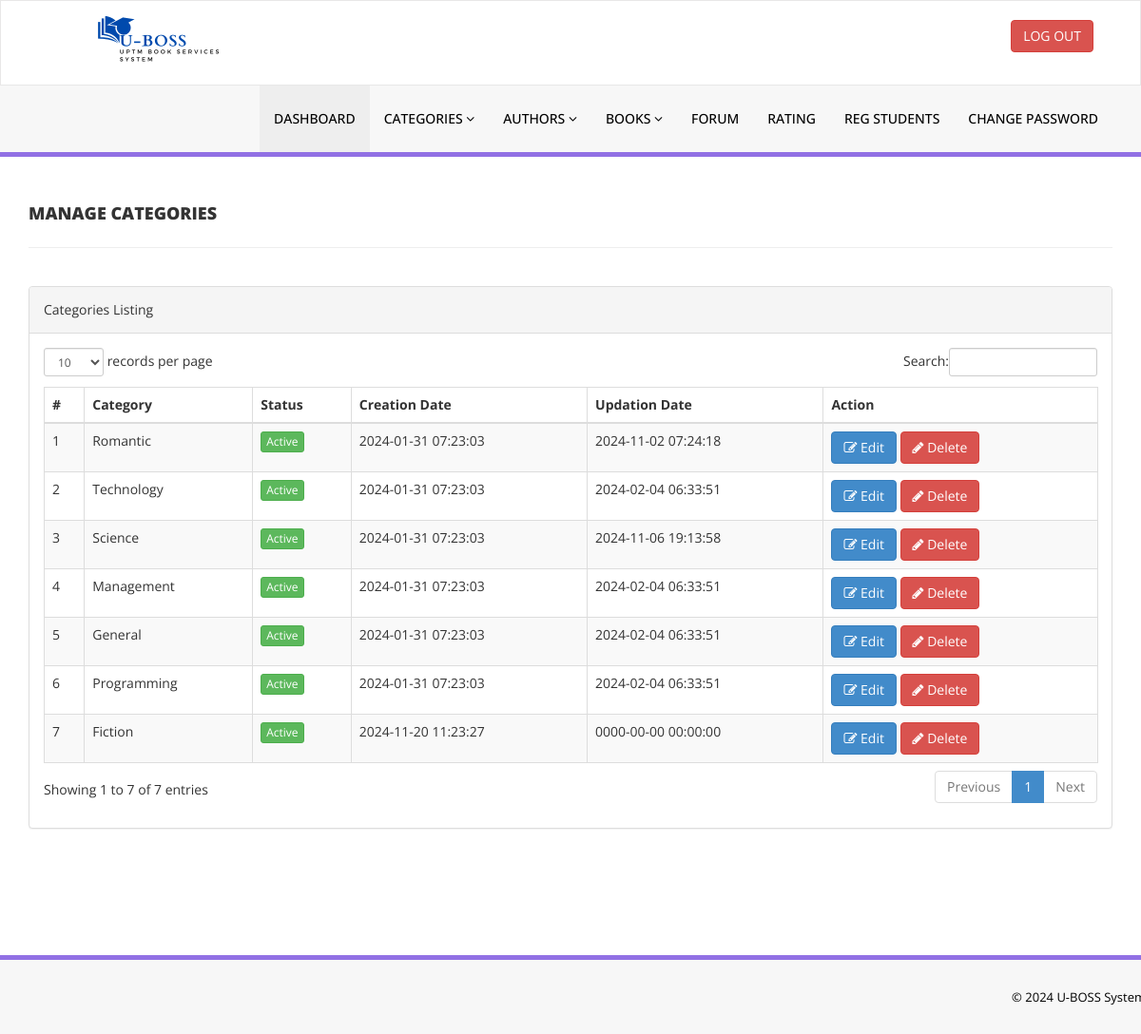
Page /library/admin/manage-categories.php (signed in) on the committed database.
### tables this page shows
CREATE TABLE `tblcategory` (
  `id` int(11) NOT NULL,
  `CategoryName` varchar(150) DEFAULT NULL,
  `Status` int(1) DEFAULT NULL,
  `CreationDate` timestamp NULL DEFAULT current_timestamp(),
  `UpdationDate` timestamp NULL DEFAULT '0000-00-00 00:00:00' ON UPDATE current_timestamp()
);

### library/admin/manage-categories.php (the view, shortened to what this page needs)
<?php
include('includes/config.php');
if(strlen($_SESSION['alogin'])==0)
    {
header('location:index.php');
}
else{
    ?>
<!DOCTYPE html>
<html xmlns="http://www.w3.org/1999/xhtml">
<head>
    <link href="assets/css/bootstrap.css" rel="stylesheet" />
    <link href="assets/css/font-awesome.css" rel="stylesheet" />
    <link href="assets/js/dataTables/dataTables.bootstrap.css" rel="stylesheet" />
    <link href="assets/css/style.css" rel="stylesheet" />
</head>
<body>
<?php include('includes/header.php');?>
    <div class="content-wrapper">
         <div class="container">
        <div class="row pad-botm">
            <div class="col-md-12">
                <h4 class="header-line">Manage Categories</h4>
    </div>
     <div class="row">
</div>
        </div>
            <div class="row">
                <div class="col-md-12">
                    <div class="panel panel-default">
                        <div class="panel-heading">
                           Categories Listing
                        </div>
                        <div class="panel-body">
                            <div class="table-responsive">
                                <table class="table table-striped table-bordered table-hover" id="dataTables-example">
                                    <thead>
                                        <tr>
                                            <th>#</th>
                                            <th>Category</th>
                                            <th>Status</th>
                                            <th>Creation Date</th>
                                            <th>Updation Date</th>
                                            <th>Action</th>
                                        </tr>
                                    </thead>
                                    <tbody>
<?php $sql = "SELECT * from  tblcategory";
$query = $dbh -> prepare($sql);
$query->execute();
$results=$query->fetchAll(PDO::FETCH_OBJ);
$cnt=1;
if($query->rowCount() > 0)
{
foreach($results as $result)
{               ?>
                                        <tr class="odd gradeX">
                                            <td class="center"><?php echo htmlentities($cnt);?></td>
                                            <td class="center"><?php echo htmlentities($result->CategoryName);?></td>
                                            <td class="center"><?php if($result->Status==1) {?>
                                            <a href="#" class="btn btn-success btn-xs">Active</a>
                                            <?php } else {?>
                                            <a href="#" class="btn btn-danger btn-xs">Inactive</a>
                                            <?php } ?></td>
                                            <td class="center"><?php echo htmlentities($result->CreationDate);?></td>
                                            <td class="center"><?php echo htmlentities($result->UpdationDate);?></td>
                                            <td class="center">
                                            <a href="edit-category.php?catid=<?php echo htmlentities($result->id);?>"><button class="btn btn-primary"><i class="fa fa-edit "></i> Edit</button>
                                          <a href="manage-categories.php?del=<?php echo htmlentities($result->id);?>" onclick="return confirm('Are you sure you want to delete?');"" >  <button class="btn btn-danger"><i class="fa fa-pencil"></i> Delete</button>
                                            </td>
                                        </tr>
 <?php $cnt=$cnt+1;}} ?>
                                    </tbody>
                                </table>
                            </div>
                        </div>
                    </div>
                </div>
            </div>
    </div>
    </div>
  <?php include('includes/footer.php');?>
</body>
</html>
<?php } ?>

### library/admin/includes/header.php (shortened to what this page needs)
<div class="navbar navbar-inverse set-radius-zero" >
        <div class="container">
            <div class="navbar-header">
                <a class="navbar-brand">
                    <img src="assets/img/lib.jpg" />
                </a>
            </div>
            <div class="right-div">
                <a href="logout.php" class="btn btn-danger pull-right">LOG OUT</a>
            </div>
        </div>
    </div>
    <section class="menu-section">
        <div class="container">
            <div class="row ">
                <div class="col-md-12">
                    <div class="navbar-collapse collapse ">
                        <ul id="menu-top" class="nav navbar-nav navbar-right">
                            <li><a href="dashboard.php" class="menu-top-active">DASHBOARD</a></li>
                            <li>
                                <a href="#" class="dropdown-toggle" id="ddlmenuItem" data-toggle="dropdown"> Categories <i class="fa fa-angle-down"></i></a>
                            </li>
                            <li>
                                <a href="#" class="dropdown-toggle" id="ddlmenuItem" data-toggle="dropdown"> Authors <i class="fa fa-angle-down"></i></a>
                            </li>
 <li>
                                <a href="#" class="dropdown-toggle" id="ddlmenuItem" data-toggle="dropdown"> Books <i class="fa fa-angle-down"></i></a>
                            </li>
                                <li><a href="adminforum.php">Forum</a></li>
                                 <li><a href="adminrating.php">Rating</a></li>
                             <li><a href="reg-students.php">Reg Students</a></li>
  <li><a href="change-password.php">Change Password</a></li>
                        </ul>
                    </div>
                </div>
            </div>
        </div>
    </section>

### library/admin/includes/footer.php
<section class="footer-section">
     <div class="container">
         <div class="row">
             <div class="col-md-12">
                &copy; <?php echo date('Y');?> U-BOSS System
             </div>
         </div>
     </div>
 </section>

### library/admin/assets/css/style.css (style rules this page uses)
.set-radius-zero { border-radius:0px; -moz-border-radius:0px; -webkit-border-radius:0px; }
.content-wrapper { margin-top: 40px; min-height:800px; padding-bottom:90px; }
.header-line { font-weight:900; padding-bottom:25px; border-bottom:1px solid #eeeeee; text-transform:uppercase; }
.pad-botm { padding-bottom:30px; }
.right-div { float: right; padding: 20px; }
#menu-top a { color:#000; text-decoration:none; font-weight:500; padding: 25px 15px 25px 15px; text-transform:uppercase; }
.menu-section { background-color: #f7f7f7; border-bottom:5px solid #9170E4; width:100% }
.menu-top-active { background-color:#eeeeee; }
.navbar-inverse { background-color: #FFF; border-color: rgba(155, 153, 153, 0.23); }
.navbar { min-height: 90px; margin-bottom: 0px; }
.footer-section { padding:25px 50px 25px 50px; color:#000; font-size:13px; background-color: #f7f7f7; text-align:right; border-top:5px solid #9170E4; }

### rows in the picture
tblcategory: CategoryName "Romantic", Status "Active", CreationDate "2024-01-31 07:23:03", UpdationDate "2024-11-02 07:24:18"
tblcategory: CategoryName "Technology", Status "Active", CreationDate "2024-01-31 07:23:03", UpdationDate "2024-02-04 06:33:51"
tblcategory: CategoryName "Science", Status "Active", CreationDate "2024-01-31 07:23:03", UpdationDate "2024-11-06 19:13:58"
tblcategory: CategoryName "Management", Status "Active", CreationDate "2024-01-31 07:23:03", UpdationDate "2024-02-04 06:33:51"
tblcategory: CategoryName "General", Status "Active", CreationDate "2024-01-31 07:23:03", UpdationDate "2024-02-04 06:33:51"
tblcategory: CategoryName "Programming", Status "Active", CreationDate "2024-01-31 07:23:03", UpdationDate "2024-02-04 06:33:51"
tblcategory: CategoryName "Fiction", Status "Active", CreationDate "2024-11-20 11:23:27", UpdationDate "0000-00-00 00:00:00"
